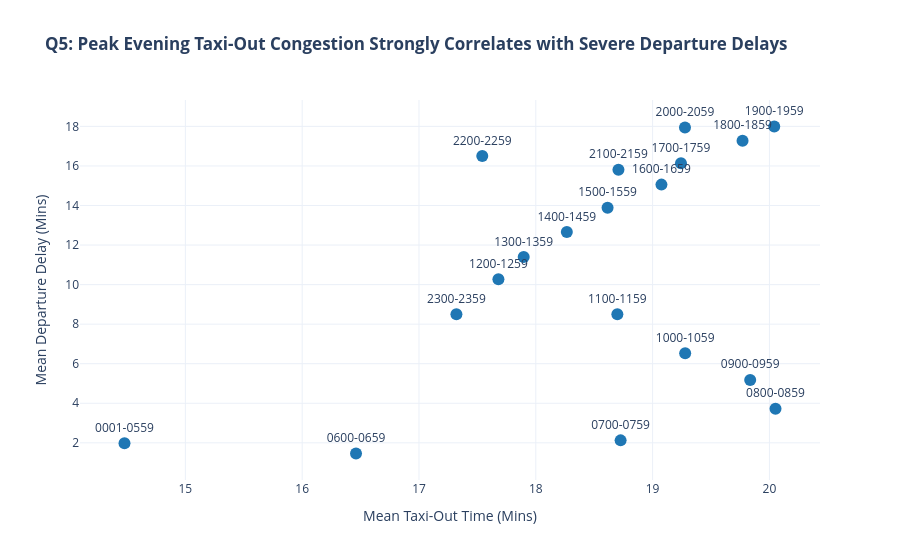

This figure's notebook cell:
### Code cell
# QUESTION 5: Efficiency vs. Congestion
q5_df = df.groupby('DEP_TIME_BLK')[['TAXI_OUT', 'DEP_DELAY']].mean().reset_index().sort_values('DEP_TIME_BLK')

fig5 = px.scatter(
    q5_df, x='TAXI_OUT', y='DEP_DELAY', text='DEP_TIME_BLK',
    title="<b>Q5: Peak Evening Taxi-Out Congestion Strongly Correlates with Severe Departure Delays</b>",
    labels={'TAXI_OUT': 'Mean Taxi-Out Time (Mins)', 'DEP_DELAY': 'Mean Departure Delay (Mins)'},
    color_discrete_sequence=['#1f77b4']
)
fig5.update_traces(textposition='top center', marker=dict(size=12))
fig5.update_layout(template='plotly_white')
fig5.show()

### Figure 1 — Plotly figure (JSON) as saved in the notebook; plotly's stock layout.template omitted (floating-point values rounded to 4 significant figures)
{"data": [{"hovertemplate": "Mean Taxi-Out Time (Mins)=%{x}<br>Mean Departure Delay (Mins)=%{y}<br>DEP_TIME_BLK=%{text}<extra></extra>", "legendgroup": "", "marker": {"color": "#1f77b4", "size": 12, "symbol": "circle"}, "mode": "markers+text", "name": "", "orientation": "v", "showlegend": false, "text": ["0001-0559", "0600-0659", "0700-0759", "0800-0859", "0900-0959", "1000-1059", "1100-1159", "1200-1259", "1300-1359", "1400-1459", "1500-1559", "1600-1659", "1700-1759", "1800-1859", "1900-1959", "2000-2059", "2100-2159", "2200-2259", "2300-2359"], "textposition": "top center", "type": "scatter", "x": [14.48, 16.46, 18.73, 20.05, 19.84, 19.28, 18.7, 17.68, 17.9, 18.27, 18.61, 19.08, 19.24, 19.77, 20.04, 19.28, 18.71, 17.54, 17.32], "xaxis": "x", "y": [1.974, 1.46, 2.124, 3.719, 5.178, 6.53, 8.496, 10.27, 11.39, 12.66, 13.89, 15.06, 16.14, 17.27, 17.99, 17.95, 15.81, 16.5, 8.505], "yaxis": "y"}], "layout": {"legend": {"tracegroupgap": 0}, "title": {"text": "<b>Q5: Peak Evening Taxi-Out Congestion Strongly Correlates with Severe Departure Delays</b>"}, "xaxis": {"anchor": "y", "domain": [0, 1], "title": {"text": "Mean Taxi-Out Time (Mins)"}}, "yaxis": {"anchor": "x", "domain": [0, 1], "title": {"text": "Mean Departure Delay (Mins)"}}}}
